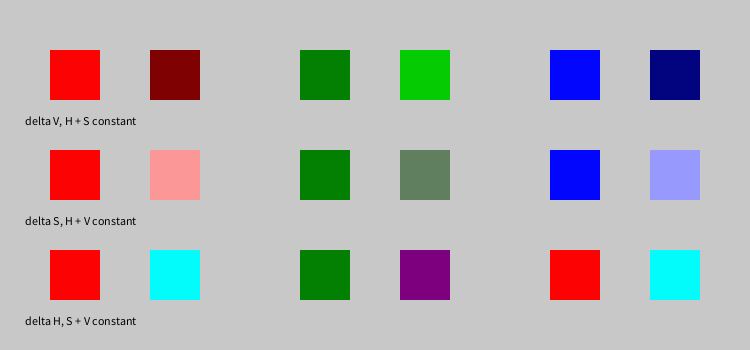
Frame 1 (no input)
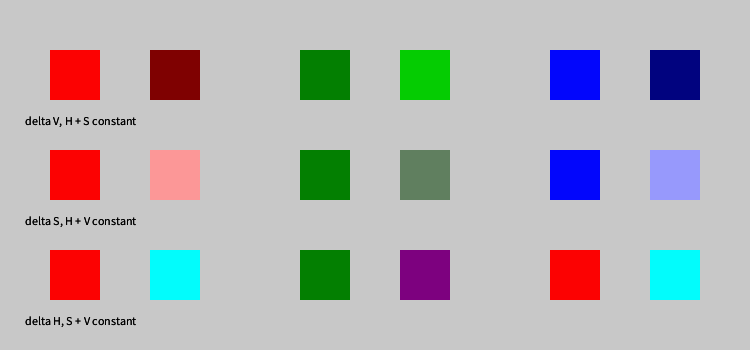
Frame 2 (the mouse pressed at the canvas centre, redrawn once)

The Processing sketch that drew these frames (run headless with seeded random() and noise(); the mouse was pressed at the canvas centre and the sketch redrawn once):

// Processing sketch: HSV_shifts
// ── HSV_shifts.pde
void setup() {
  size(750, 350);
  background(200);
  colorMode(HSB, 360, 100, 100);
  noStroke();
  noLoop();
}

void draw() {
// red
  fill(0, 99, 99);
  rect(50, 50, 50, 50);
  fill(0, 99, 50);
  rect(150, 50, 50, 50);
  fill(0);
  text("delta V, H + S constant", 25, 125);

  fill(0, 99, 99);
  rect(50, 150, 50, 50);
  fill(0, 40, 99);
  rect(150, 150, 50, 50);
  fill(0);
  text("delta S, H + V constant", 25, 225);

  fill(0, 99, 99);
  rect(50, 250, 50, 50);
  fill(180, 99, 99);
  rect(150, 250, 50, 50);
  fill(0);
  text("delta H, S + V constant", 25, 325);

// green
  fill(119, 99, 50);
  rect(300, 50, 50, 50);
  fill(119, 99, 80);
  rect(400, 50, 50, 50);

  fill(119, 99, 50);
  rect(300, 150, 50, 50);
  fill(119, 25, 50);
  rect(400, 150, 50, 50);

  fill(119, 99, 50);
  rect(300, 250, 50, 50);
  fill(299, 99, 50);
  rect(400, 250, 50, 50);
  
// blue
  fill(239, 99, 99);
  rect(550, 50, 50, 50);
  fill(239, 99, 50);
  rect(650, 50, 50, 50);

  fill(239, 99, 99);
  rect(550, 150, 50, 50);
  fill(239, 40, 99);
  rect(650, 150, 50, 50);

  fill(0, 99, 99);
  rect(550, 250, 50, 50);
  fill(180, 99, 99);
  rect(650, 250, 50, 50);
  
  save("HSV_shifts.png");
}
